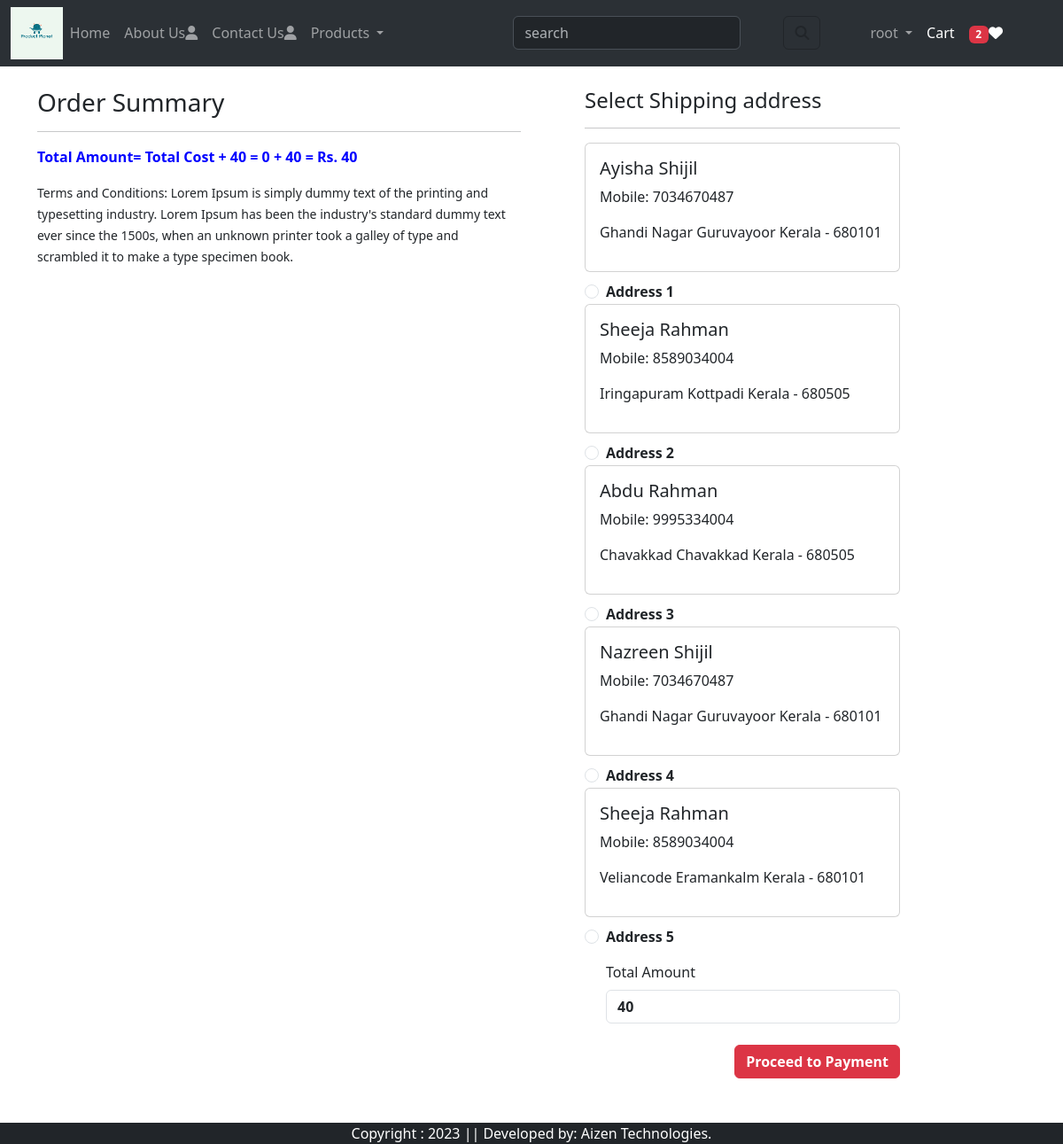
Screenshot of /checkout/ (signed in) with the database file from the repository.
### app1/models.py (models this page shows, shortened)
class customer(models.Model):
     user=models.ForeignKey(User,on_delete=models.CASCADE)
     name=models.CharField(max_length=200)
     locality=models.CharField(max_length=200)
     city=models.CharField(max_length=200)
     mobile=models.IntegerField(default=0)
     zipcode=models.IntegerField()
     state=models.CharField(choices=STAT_CHOICES, max_length=100)

### app1/views.py (the view, shortened to what this page needs)
# urls.py: path("checkout/",views.checkout.as_view(), name="checkout"),
@method_decorator(login_required,name='dispatch')
class checkout(View):
  def get(self, request):
    totalitem=0
    wishitem=0
    if request.user.is_authenticated:
      totalitem=len(cart.objects.filter(user=request.user))
      wishitem=len(Wishlist.objects.filter(user=request.user))
    add=customer.objects.filter(user=request.user)
    cart_item=cart.objects.filter(user=request.user)
    amount=0
    for p in cart_item:
       value = p.quantity* p.products.discounted_price
       amount=amount + value
    totalamount=amount + 40
    razoramount=int(totalamount * 100)
    client=razorpay.Client(auth=(settings.RAZOR_KEY_ID, settings.RAZOR_KEY_SECRET))
    data = { "amount": razoramount, "currency": "INR", "receipt": "order_rcptid_11" }
    payment_response = client.order.create(data=data)
    print(payment_response)
    order_id=payment_response['id']
    order_status=payment_response['status']
    return render(request,"checkout.html",locals())

### templates/checkout.html (shortened to what this page needs)
{% extends 'base.html' %}
{% load static %}
{% block main-content %}
<div class="container">
    <div class="row">
      <div class="col-md-6">
        <h3 class="mt-4">Order Summary</h3>
        <hr>
        <p class="fw-bold" style="color: blue;">Total Amount= Total Cost + 40 = {{amount}} + 40 = Rs. {{totalamount}}</p>
        <small class="">Terms and Conditions: Lorem Ipsum is simply dummy text of the printing and typesetting industry. Lorem Ipsum has been the industry's standard dummy text ever since the 1500s, when an unknown printer took a galley of type and scrambled it to make a type specimen book.</small>
      </div>
      <div class="col-md-4 offset-sm-4 mx-5 mt-4">
           <h4 class="">Select Shipping address</h4>
           <hr>
           <form method="post" id="my_form">
           {% for ad in add %}
           <div class="card">
                <div class="card-body">
                    <h5>{{ad.name}}</h5>
                    <p>Mobile: {{ad.mobile}}</p>
                    <p>{{ad.locality}}  {{ad.city}}  {{ad.state}} - {{ad.zipcode}}</p>
                </div>
           </div>
           <div class="form-check">
             <input class="form-check-input" type="radio" id="custadd" name="custid" value="{{ad.id}}">
              <label for="custadd" class="form-check-label fw-bold">Address {{forloop.counter}}</label>
           </div>
           {% endfor %}
          <div class="form-check mt-3">
            <label for="totamount" class="form-label">Total Amount</label>
            <input class="form-control fw-bold" type="number" name="totamount" value={{totalamount}} readonly>
          <div class="text-end mt-4">
            <button id="rzp_button1" type="submit" class="btn btn-danger fw-bold">Proceed to Payment</button>
            <br><br>
          </div>
           </form>
           <br><br>
      </div>
    </div>
    <br><br>
</div>
{% endblock main-content %}

### templates/base.html (shortened to what this page needs)
<!DOCTYPE html>
<html lang="en">
{% load static %}
<head>
    <link href="https://cdn.jsdelivr.net/npm/bootstrap@5.3.2/dist/css/bootstrap.min.css" rel="stylesheet">
    <link rel="stylesheet" href="https://cdnjs.cloudflare.com/ajax/libs/onsen/2.10.10/css/font_awesome/css/all.min.css">
    <link href="{% static 'app1/css/style.css' %}" rel="stylesheet"/>
</head>
<body>
    <header>
        <nav class="navbar navbar-expand-lg bg-body-tertiary" data-bs-theme="dark">
            <div class="container-fluid">
                <img src="{% static 'app1/images/logo.png' %}" style="width: 5%; height: 5%;"/>
              <div class="collapse navbar-collapse" id="navbarSupportedContent">
                <ul class="navbar-nav me-auto mb-2 mb-lg-0">
                  {% if request.user.is_authenticated %}
                  <li class="nav-item">
                    <a class="nav-link" aria-current="page" href="/">Home</a>
                  </li>
                  <li class="nav-item">
                    <a class="nav-link" href="{% url 'about' %}">About Us<i class="fa fa-user" aria-hidden="true"></i></a>
                  </li>
                  <li class="nav-item">
                    <a class="nav-link" href="{% url 'contact' %}">Contact Us<i class="fa fa-user" aria-hidden="true"></i></a>
                  </li>
                  <li class="nav-item dropdown">
                    <a class="nav-link dropdown-toggle" href="#" role="button" data-bs-toggle="dropdown" aria-expanded="false">
                      Products
                    </a>
                  </li>
                </ul>
                <form class="d-flex" role="search" action="/search">
                  <input class="form-control me-5" type="search" placeholder="search" name="search" aria-label="Search">
                  <button class="btn btn-outline-dark me-5" type="submit"><i class="fa-solid fa-magnifying-glass"></i></button>
                </form>
                <ul class="navbar-nav me-5">
                    <li class="nav-item dropdown">
                      <a class="nav-link dropdown-toggle" href="#" role="button" data-bs-toggle="dropdown" aria-expanded="false">
                        {{request.user}}
                      </a>
                    </li>
                      <li class="nav-item">
                        <a aria-current="page" href="{% url 'show_cart' %}" class="nav-link text-white">Cart</a>
                      </li>
                      <li class="nav-item">
                        <a aria-current="page" href="{% url 'wishlist' %}" class="nav-link text-white"><span class="badge bg-danger">{% if wishitem > 0 %} {{wishitem}} {% endif %}</span><i class="fa fa-heart"></i></a>
                      </li>
                     {% endif %}
                </ul>
              </div>
            </div>
          </nav>
    </header>
    {% block main-content %}   {% endblock main-content %}
    <footer class="container-fluid bg-dark text-center text-white fixed-bottom text">
     Copyright : 2023 || Developed by: Aizen Technologies.
    </footer>
  </body>
</html>

### static/app1/css/style.css (style rules this page uses)
.card { margin-bottom: 10px; }

### rows the page displays
customer: name "Ayisha Shijil", mobile "7034670487", locality "Ghandi Nagar", city "Guruvayoor", state "Kerala", zipcode "680101"
customer: name "Sheeja Rahman", mobile "8589034004", locality "Iringapuram", city "Kottpadi", state "Kerala", zipcode "680505"
customer: name "Abdu Rahman", mobile "9995334004", locality "Chavakkad", city "Chavakkad", state "Kerala", zipcode "680505"
customer: name "Nazreen Shijil", mobile "7034670487", locality "Ghandi Nagar", city "Guruvayoor", state "Kerala", zipcode "680101"
customer: name "Sheeja Rahman", mobile "8589034004", locality "Veliancode", city "Eramankalm", state "Kerala", zipcode "680101"

### other values shown
{{ request.user }} "root"
{{ wishitem }} "2"
{{ amount }} "0"
{{ totalamount }} "40"
